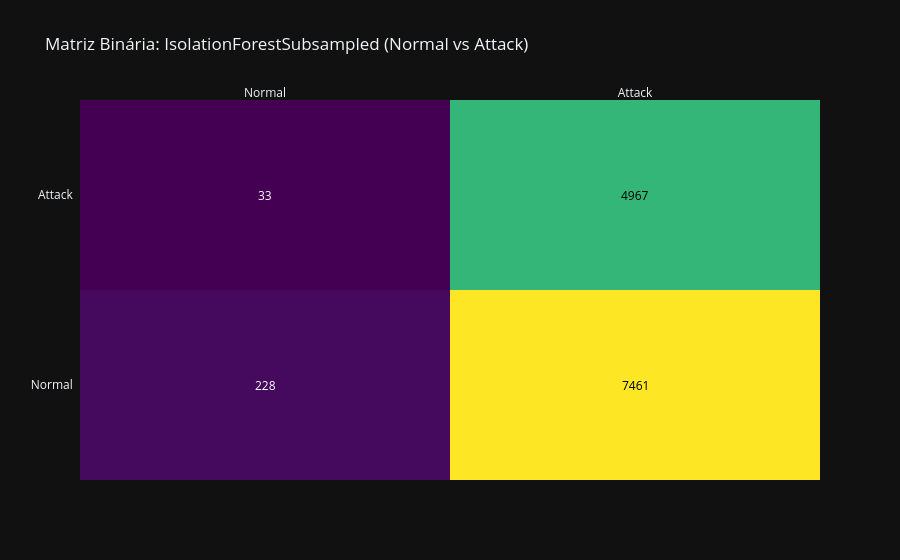
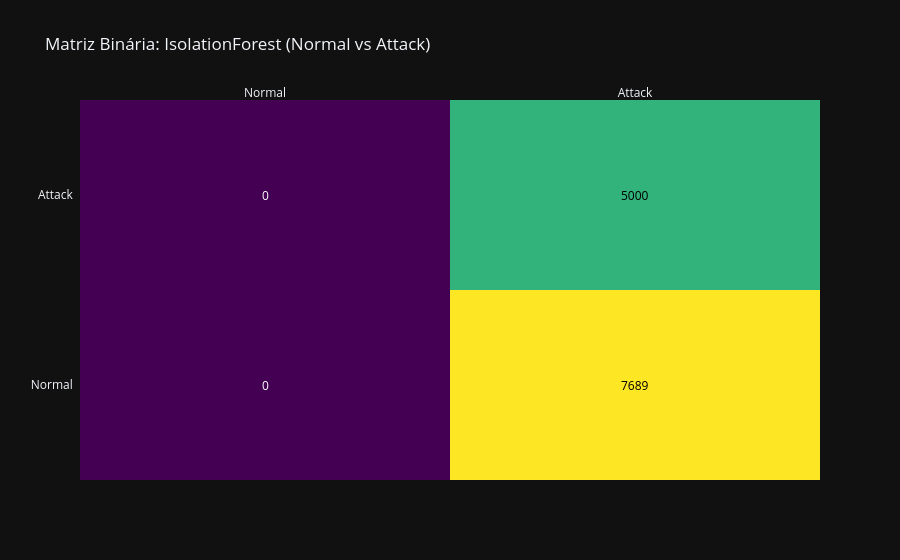
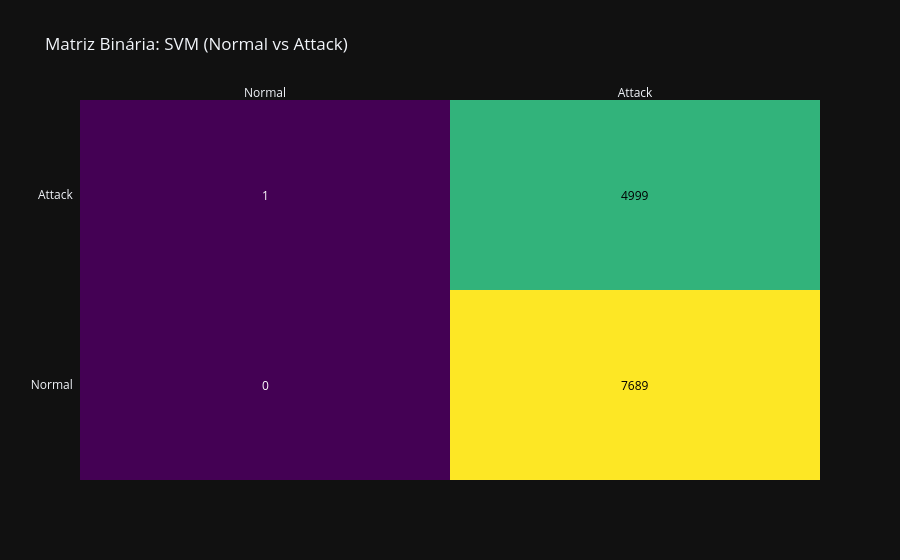
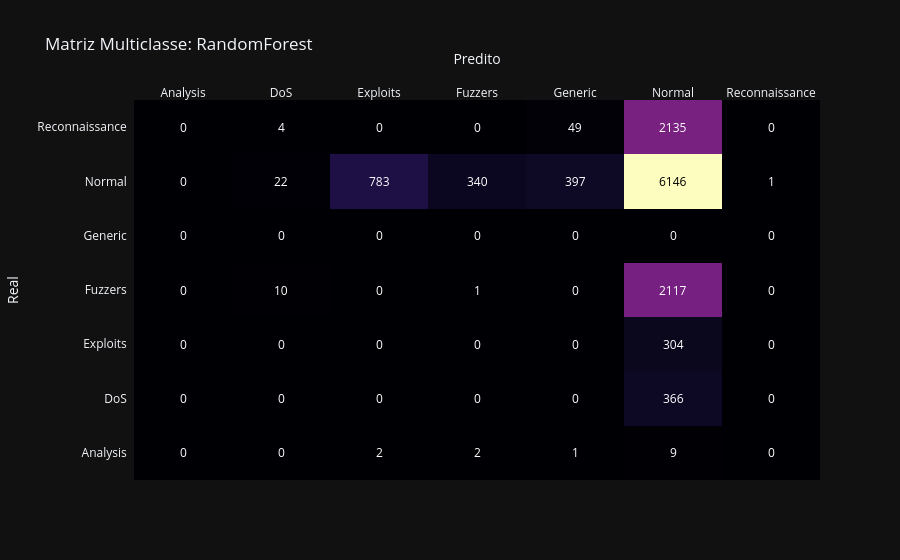

Notebook code for these charts, in order:
### Code cell
# --- 6. Visualização: Matrizes de Confusão ---

# Plotar Binárias (Top 3 Melhores)
if results_binary:
    top_bin = sorted(results_binary, key=lambda x: results_binary[x]['F1-Score'], reverse=True)[:3]
    print(f"\nTop 3 Modelos Binários (F1-Score): {top_bin}")
    
    for m in top_bin:
        cm = cm_binary[m]
        fig = ff.create_annotated_heatmap(
            z=cm, x=['Normal', 'Attack'], y=['Normal', 'Attack'], 
            colorscale='Viridis', annotation_text=[[str(y) for y in x] for x in cm]
        )
        fig.update_layout(title=f"Matriz Binária: {m} (Normal vs Attack)")
        fig.show()

# Plotar Multiclasse (Todos que rodaram)
if results_multi:
    print("\nMatrizes Multiclasse (Detalhado):")
    for m, (cm, labels) in cm_multi.items():
        fig = ff.create_annotated_heatmap(
            z=cm, x=list(labels), y=list(labels), 
            colorscale='Magma', annotation_text=[[str(y) for y in x] for x in cm]
        )
        fig.update_layout(title=f"Matriz Multiclasse: {m}", xaxis_title="Predito", yaxis_title="Real")
        fig.show()

### Figure 1 — Plotly figure (JSON) as saved in the notebook; plotly's stock layout.template omitted (floating-point values rounded to 4 significant figures)
{"data": [{"colorscale": [[0, "#440154"], [0.1111, "#482878"], [0.2222, "#3e4989"], [0.3333, "#31688e"], [0.4444, "#26828e"], [0.5556, "#1f9e89"], [0.6667, "#35b779"], [0.7778, "#6ece58"], [0.8889, "#b5de2b"], [1, "#fde725"]], "reversescale": false, "showscale": false, "type": "heatmap", "x": ["Normal", "Attack"], "y": ["Normal", "Attack"], "z": [[228, 7461], [33, 4967]]}], "layout": {"annotations": [{"font": {"color": "#FFFFFF"}, "showarrow": false, "text": "228", "x": "Normal", "xref": "x", "y": "Normal", "yref": "y"}, {"font": {"color": "#000000"}, "showarrow": false, "text": "7461", "x": "Attack", "xref": "x", "y": "Normal", "yref": "y"}, {"font": {"color": "#FFFFFF"}, "showarrow": false, "text": "33", "x": "Normal", "xref": "x", "y": "Attack", "yref": "y"}, {"font": {"color": "#000000"}, "showarrow": false, "text": "4967", "x": "Attack", "xref": "x", "y": "Attack", "yref": "y"}], "title": {"text": "Matriz Binária: IsolationForestSubsampled (Normal vs Attack)"}, "xaxis": {"dtick": 1, "gridcolor": "rgb(0, 0, 0)", "side": "top", "ticks": ""}, "yaxis": {"dtick": 1, "ticks": "", "ticksuffix": "  "}}}

### Figure 2 — Plotly figure (JSON) as saved in the notebook; plotly's stock layout.template omitted (floating-point values rounded to 4 significant figures)
{"data": [{"colorscale": [[0, "#440154"], [0.1111, "#482878"], [0.2222, "#3e4989"], [0.3333, "#31688e"], [0.4444, "#26828e"], [0.5556, "#1f9e89"], [0.6667, "#35b779"], [0.7778, "#6ece58"], [0.8889, "#b5de2b"], [1, "#fde725"]], "reversescale": false, "showscale": false, "type": "heatmap", "x": ["Normal", "Attack"], "y": ["Normal", "Attack"], "z": [[0, 7689], [0, 5000]]}], "layout": {"annotations": [{"font": {"color": "#FFFFFF"}, "showarrow": false, "text": "0", "x": "Normal", "xref": "x", "y": "Normal", "yref": "y"}, {"font": {"color": "#000000"}, "showarrow": false, "text": "7689", "x": "Attack", "xref": "x", "y": "Normal", "yref": "y"}, {"font": {"color": "#FFFFFF"}, "showarrow": false, "text": "0", "x": "Normal", "xref": "x", "y": "Attack", "yref": "y"}, {"font": {"color": "#000000"}, "showarrow": false, "text": "5000", "x": "Attack", "xref": "x", "y": "Attack", "yref": "y"}], "title": {"text": "Matriz Binária: IsolationForest (Normal vs Attack)"}, "xaxis": {"dtick": 1, "gridcolor": "rgb(0, 0, 0)", "side": "top", "ticks": ""}, "yaxis": {"dtick": 1, "ticks": "", "ticksuffix": "  "}}}

### Figure 3 — Plotly figure (JSON) as saved in the notebook; plotly's stock layout.template omitted (floating-point values rounded to 4 significant figures)
{"data": [{"colorscale": [[0, "#440154"], [0.1111, "#482878"], [0.2222, "#3e4989"], [0.3333, "#31688e"], [0.4444, "#26828e"], [0.5556, "#1f9e89"], [0.6667, "#35b779"], [0.7778, "#6ece58"], [0.8889, "#b5de2b"], [1, "#fde725"]], "reversescale": false, "showscale": false, "type": "heatmap", "x": ["Normal", "Attack"], "y": ["Normal", "Attack"], "z": [[0, 7689], [1, 4999]]}], "layout": {"annotations": [{"font": {"color": "#FFFFFF"}, "showarrow": false, "text": "0", "x": "Normal", "xref": "x", "y": "Normal", "yref": "y"}, {"font": {"color": "#000000"}, "showarrow": false, "text": "7689", "x": "Attack", "xref": "x", "y": "Normal", "yref": "y"}, {"font": {"color": "#FFFFFF"}, "showarrow": false, "text": "1", "x": "Normal", "xref": "x", "y": "Attack", "yref": "y"}, {"font": {"color": "#000000"}, "showarrow": false, "text": "4999", "x": "Attack", "xref": "x", "y": "Attack", "yref": "y"}], "title": {"text": "Matriz Binária: SVM (Normal vs Attack)"}, "xaxis": {"dtick": 1, "gridcolor": "rgb(0, 0, 0)", "side": "top", "ticks": ""}, "yaxis": {"dtick": 1, "ticks": "", "ticksuffix": "  "}}}

### Figure 4 — Plotly figure (JSON) as saved in the notebook; plotly's stock layout.template omitted (floating-point values rounded to 4 significant figures)
{"data": [{"colorscale": [[0, "#000004"], [0.1111, "#180f3d"], [0.2222, "#440f76"], [0.3333, "#721f81"], [0.4444, "#9e2f7f"], [0.5556, "#cd4071"], [0.6667, "#f1605d"], [0.7778, "#fd9668"], [0.8889, "#feca8d"], [1, "#fcfdbf"]], "reversescale": false, "showscale": false, "type": "heatmap", "x": ["Analysis", "DoS", "Exploits", "Fuzzers", "Generic", "Normal", "Reconnaissance"], "y": ["Analysis", "DoS", "Exploits", "Fuzzers", "Generic", "Normal", "Reconnaissance"], "z": [[0, 0, 2, 2, 1, 9, 0], [0, 0, 0, 0, 0, 366, 0], [0, 0, 0, 0, 0, 304, 0], [0, 10, 0, 1, 0, 2117, 0], [0, 0, 0, 0, 0, 0, 0], [0, 22, 783, 340, 397, 6146, 1], [0, 4, 0, 0, 49, 2135, 0]]}], "layout": {"annotations": [{"font": {"color": "#FFFFFF"}, "showarrow": false, "text": "0", "x": "Analysis", "xref": "x", "y": "Analysis", "yref": "y"}, {"font": {"color": "#FFFFFF"}, "showarrow": false, "text": "0", "x": "DoS", "xref": "x", "y": "Analysis", "yref": "y"}, {"font": {"color": "#FFFFFF"}, "showarrow": false, "text": "2", "x": "Exploits", "xref": "x", "y": "Analysis", "yref": "y"}, {"font": {"color": "#FFFFFF"}, "showarrow": false, "text": "2", "x": "Fuzzers", "xref": "x", "y": "Analysis", "yref": "y"}, {"font": {"color": "#FFFFFF"}, "showarrow": false, "text": "1", "x": "Generic", "xref": "x", "y": "Analysis", "yref": "y"}, {"font": {"color": "#FFFFFF"}, "showarrow": false, "text": "9", "x": "Normal", "xref": "x", "y": "Analysis", "yref": "y"}, {"font": {"color": "#FFFFFF"}, "showarrow": false, "text": "0", "x": "Reconnaissance", "xref": "x", "y": "Analysis", "yref": "y"}, {"font": {"color": "#FFFFFF"}, "showarrow": false, "text": "0", "x": "Analysis", "xref": "x", "y": "DoS", "yref": "y"}, {"font": {"color": "#FFFFFF"}, "showarrow": false, "text": "0", "x": "DoS", "xref": "x", "y": "DoS", "yref": "y"}, {"font": {"color": "#FFFFFF"}, "showarrow": false, "text": "0", "x": "Exploits", "xref": "x", "y": "DoS", "yref": "y"}, {"font": {"color": "#FFFFFF"}, "showarrow": false, "text": "0", "x": "Fuzzers", "xref": "x", "y": "DoS", "yref": "y"}, {"font": {"color": "#FFFFFF"}, "showarrow": false, "text": "0", "x": "Generic", "xref": "x", "y": "DoS", "yref": "y"}, {"font": {"color": "#FFFFFF"}, "showarrow": false, "text": "366", "x": "Normal", "xref": "x", "y": "DoS", "yref": "y"}, {"font": {"color": "#FFFFFF"}, "showarrow": false, "text": "0", "x": "Reconnaissance", "xref": "x", "y": "DoS", "yref": "y"}, {"font": {"color": "#FFFFFF"}, "showarrow": false, "text": "0", "x": "Analysis", "xref": "x", "y": "Exploits", "yref": "y"}, {"font": {"color": "#FFFFFF"}, "showarrow": false, "text": "0", "x": "DoS", "xref": "x", "y": "Exploits", "yref": "y"}, {"font": {"color": "#FFFFFF"}, "showarrow": false, "text": "0", "x": "Exploits", "xref": "x", "y": "Exploits", "yref": "y"}, {"font": {"color": "#FFFFFF"}, "showarrow": false, "text": "0", "x": "Fuzzers", "xref": "x", "y": "Exploits", "yref": "y"}, {"font": {"color": "#FFFFFF"}, "showarrow": false, "text": "0", "x": "Generic", "xref": "x", "y": "Exploits", "yref": "y"}, {"font": {"color": "#FFFFFF"}, "showarrow": false, "text": "304", "x": "Normal", "xref": "x", "y": "Exploits", "yref": "y"}, {"font": {"color": "#FFFFFF"}, "showarrow": false, "text": "0", "x": "Reconnaissance", "xref": "x", "y": "Exploits", "yref": "y"}, {"font": {"color": "#FFFFFF"}, "showarrow": false, "text": "0", "x": "Analysis", "xref": "x", "y": "Fuzzers", "yref": "y"}, {"font": {"color": "#FFFFFF"}, "showarrow": false, "text": "10", "x": "DoS", "xref": "x", "y": "Fuzzers", "yref": "y"}, {"font": {"color": "#FFFFFF"}, "showarrow": false, "text": "0", "x": "Exploits", "xref": "x", "y": "Fuzzers", "yref": "y"}, {"font": {"color": "#FFFFFF"}, "showarrow": false, "text": "1", "x": "Fuzzers", "xref": "x", "y": "Fuzzers", "yref": "y"}, {"font": {"color": "#FFFFFF"}, "showarrow": false, "text": "0", "x": "Generic", "xref": "x", "y": "Fuzzers", "yref": "y"}, {"font": {"color": "#FFFFFF"}, "showarrow": false, "text": "2117", "x": "Normal", "xref": "x", "y": "Fuzzers", "yref": "y"}, {"font": {"color": "#FFFFFF"}, "showarrow": false, "text": "0", "x": "Reconnaissance", "xref": "x", "y": "Fuzzers", "yref": "y"}, {"font": {"color": "#FFFFFF"}, "showarrow": false, "text": "0", "x": "Analysis", "xref": "x", "y": "Generic", "yref": "y"}, {"font": {"color": "#FFFFFF"}, "showarrow": false, "text": "0", "x": "DoS", "xref": "x", "y": "Generic", "yref": "y"}, {"font": {"color": "#FFFFFF"}, "showarrow": false, "text": "0", "x": "Exploits", "xref": "x", "y": "Generic", "yref": "y"}, {"font": {"color": "#FFFFFF"}, "showarrow": false, "text": "0", "x": "Fuzzers", "xref": "x", "y": "Generic", "yref": "y"}, {"font": {"color": "#FFFFFF"}, "showarrow": false, "text": "0", "x": "Generic", "xref": "x", "y": "Generic", "yref": "y"}, {"font": {"color": "#FFFFFF"}, "showarrow": false, "text": "0", "x": "Normal", "xref": "x", "y": "Generic", "yref": "y"}, {"font": {"color": "#FFFFFF"}, "showarrow": false, "text": "0", "x": "Reconnaissance", "xref": "x", "y": "Generic", "yref": "y"}, {"font": {"color": "#FFFFFF"}, "showarrow": false, "text": "0", "x": "Analysis", "xref": "x", "y": "Normal", "yref": "y"}, {"font": {"color": "#FFFFFF"}, "showarrow": false, "text": "22", "x": "DoS", "xref": "x", "y": "Normal", "yref": "y"}, {"font": {"color": "#FFFFFF"}, "showarrow": false, "text": "783", "x": "Exploits", "xref": "x", "y": "Normal", "yref": "y"}, {"font": {"color": "#FFFFFF"}, "showarrow": false, "text": "340", "x": "Fuzzers", "xref": "x", "y": "Normal", "yref": "y"}, {"font": {"color": "#FFFFFF"}, "showarrow": false, "text": "397", "x": "Generic", "xref": "x", "y": "Normal", "yref": "y"}, {"font": {"color": "#000000"}, "showarrow": false, "text": "6146", "x": "Normal", "xref": "x", "y": "Normal", "yref": "y"}, {"font": {"color": "#FFFFFF"}, "showarrow": false, "text": "1", "x": "Reconnaissance", "xref": "x", "y": "Normal", "yref": "y"}, {"font": {"color": "#FFFFFF"}, "showarrow": false, "text": "0", "x": "Analysis", "xref": "x", "y": "Reconnaissance", "yref": "y"}, {"font": {"color": "#FFFFFF"}, "showarrow": false, "text": "4", "x": "DoS", "xref": "x", "y": "Reconnaissance", "yref": "y"}, {"font": {"color": "#FFFFFF"}, "showarrow": false, "text": "0", "x": "Exploits", "xref": "x", "y": "Reconnaissance", "yref": "y"}, {"font": {"color": "#FFFFFF"}, "showarrow": false, "text": "0", "x": "Fuzzers", "xref": "x", "y": "Reconnaissance", "yref": "y"}, {"font": {"color": "#FFFFFF"}, "showarrow": false, "text": "49", "x": "Generic", "xref": "x", "y": "Reconnaissance", "yref": "y"}, {"font": {"color": "#FFFFFF"}, "showarrow": false, "text": "2135", "x": "Normal", "xref": "x", "y": "Reconnaissance", "yref": "y"}, {"font": {"color": "#FFFFFF"}, "showarrow": false, "text": "0", "x": "Reconnaissance", "xref": "x", "y": "Reconnaissance", "yref": "y"}], "title": {"text": "Matriz Multiclasse: RandomForest"}, "xaxis": {"dtick": 1, "gridcolor": "rgb(0, 0, 0)", "side": "top", "ticks": "", "title": {"text": "Predito"}}, "yaxis": {"dtick": 1, "ticks": "", "ticksuffix": "  ", "title": {"text": "Real"}}}}
